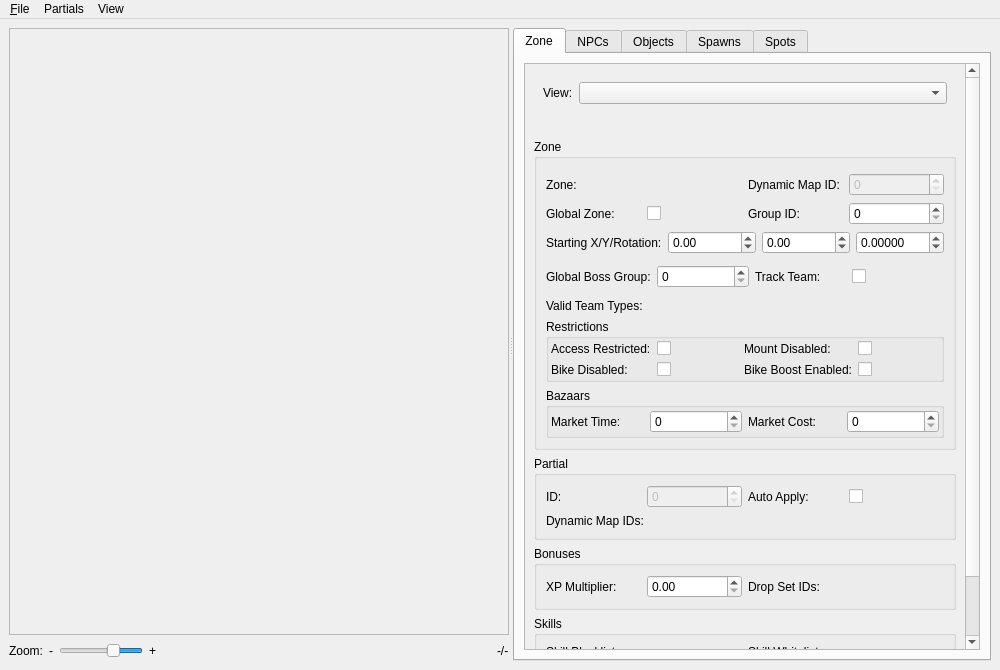
<?xml version="1.0" encoding="UTF-8"?>
<ui version="4.0">
 <class>ZoneWindow</class>
 <widget class="QMainWindow" name="ZoneWindow">
  <property name="geometry">
   <rect>
    <x>0</x>
    <y>0</y>
    <width>1000</width>
    <height>670</height>
   </rect>
  </property>
  <property name="windowTitle">
   <string>COMP_hack Cathedral of Content - Zone</string>
  </property>
  <widget class="QWidget" name="centralwidget">
   <property name="enabled">
    <bool>true</bool>
   </property>
   <layout class="QHBoxLayout" name="mainLayout">
    <item>
     <widget class="QSplitter" name="splitter">
      <property name="orientation">
       <enum>Qt::Horizontal</enum>
      </property>
      <widget class="QWidget" name="mapLayoutWidget" native="true">
       <property name="sizePolicy">
        <sizepolicy hsizetype="MinimumExpanding" vsizetype="Preferred">
         <horstretch>0</horstretch>
         <verstretch>0</verstretch>
        </sizepolicy>
       </property>
       <property name="minimumSize">
        <size>
         <width>500</width>
         <height>0</height>
        </size>
       </property>
       <layout class="QVBoxLayout" name="mapLayout">
        <property name="leftMargin">
         <number>0</number>
        </property>
        <property name="topMargin">
         <number>0</number>
        </property>
        <property name="rightMargin">
         <number>0</number>
        </property>
        <property name="bottomMargin">
         <number>0</number>
        </property>
        <item>
         <widget class="QScrollArea" name="mapScrollArea">
          <property name="enabled">
           <bool>true</bool>
          </property>
          <property name="widgetResizable">
           <bool>true</bool>
          </property>
          <widget class="QWidget" name="mapScrollAreaWidget">
           <property name="geometry">
            <rect>
             <x>0</x>
             <y>0</y>
             <width>498</width>
             <height>601</height>
            </rect>
           </property>
           <layout class="QVBoxLayout" name="mapScrollAreaWidgetLayout">
            <property name="leftMargin">
             <number>0</number>
            </property>
            <property name="topMargin">
             <number>0</number>
            </property>
            <property name="rightMargin">
             <number>0</number>
            </property>
            <property name="bottomMargin">
             <number>0</number>
            </property>
            <item>
             <widget class="QLabel" name="drawTarget">
              <property name="text">
               <string/>
              </property>
              <property name="margin">
               <number>5</number>
              </property>
             </widget>
            </item>
            <item>
             <spacer name="mapSpacer">
              <property name="orientation">
               <enum>Qt::Vertical</enum>
              </property>
              <property name="sizeHint" stdset="0">
               <size>
                <width>20</width>
                <height>40</height>
               </size>
              </property>
             </spacer>
            </item>
           </layout>
          </widget>
         </widget>
        </item>
        <item>
         <layout class="QHBoxLayout" name="layoutMapControls">
          <item>
           <widget class="QLabel" name="lblZoom">
            <property name="text">
             <string>Zoom:</string>
            </property>
           </widget>
          </item>
          <item>
           <widget class="QLabel" name="lblZoomDown">
            <property name="text">
             <string>-</string>
            </property>
           </widget>
          </item>
          <item>
           <widget class="QSlider" name="zoomSlider">
            <property name="sizePolicy">
             <sizepolicy hsizetype="Fixed" vsizetype="Fixed">
              <horstretch>0</horstretch>
              <verstretch>0</verstretch>
             </sizepolicy>
            </property>
            <property name="minimum">
             <number>5</number>
            </property>
            <property name="maximum">
             <number>300</number>
            </property>
            <property name="singleStep">
             <number>5</number>
            </property>
            <property name="pageStep">
             <number>25</number>
            </property>
            <property name="sliderPosition">
             <number>100</number>
            </property>
            <property name="orientation">
             <enum>Qt::Horizontal</enum>
            </property>
            <property name="invertedAppearance">
             <bool>true</bool>
            </property>
           </widget>
          </item>
          <item>
           <widget class="QLabel" name="lblZoomUp">
            <property name="text">
             <string>+</string>
            </property>
           </widget>
          </item>
          <item>
           <spacer name="spacerMapControls">
            <property name="orientation">
             <enum>Qt::Horizontal</enum>
            </property>
            <property name="sizeHint" stdset="0">
             <size>
              <width>40</width>
              <height>20</height>
             </size>
            </property>
           </spacer>
          </item>
          <item>
           <widget class="QLabel" name="lblCoordinates">
            <property name="text">
             <string>-/-</string>
            </property>
           </widget>
          </item>
         </layout>
        </item>
       </layout>
      </widget>
      <widget class="QTabWidget" name="tabs">
       <property name="enabled">
        <bool>true</bool>
       </property>
       <property name="sizePolicy">
        <sizepolicy hsizetype="MinimumExpanding" vsizetype="Expanding">
         <horstretch>0</horstretch>
         <verstretch>0</verstretch>
        </sizepolicy>
       </property>
       <property name="currentIndex">
        <number>0</number>
       </property>
       <widget class="QWidget" name="tabZone">
        <attribute name="title">
         <string>Zone</string>
        </attribute>
        <layout class="QVBoxLayout" name="tabZoneLayout">
         <item>
          <widget class="QScrollArea" name="scrollAreaZone">
           <property name="sizePolicy">
            <sizepolicy hsizetype="MinimumExpanding" vsizetype="MinimumExpanding">
             <horstretch>0</horstretch>
             <verstretch>0</verstretch>
            </sizepolicy>
           </property>
           <property name="widgetResizable">
            <bool>true</bool>
           </property>
           <widget class="QWidget" name="scrollAreaZoneLayout">
            <property name="geometry">
             <rect>
              <x>0</x>
              <y>0</y>
              <width>451</width>
              <height>585</height>
             </rect>
            </property>
            <layout class="QVBoxLayout" name="layoutMain">
             <item>
              <widget class="QWidget" name="zoneViewWidget" native="true">
               <layout class="QFormLayout" name="formZoneView">
                <property name="labelAlignment">
                 <set>Qt::AlignLeading|Qt::AlignLeft|Qt::AlignTop</set>
                </property>
                <item row="0" column="0">
                 <widget class="QLabel" name="lblZoneView">
                  <property name="text">
                   <string>View:</string>
                  </property>
                 </widget>
                </item>
                <item row="0" column="1">
                 <widget class="QComboBox" name="zoneView"/>
                </item>
                <item row="1" column="1">
                 <widget class="QLabel" name="lblZoneViewNotes">
                  <property name="text">
                   <string/>
                  </property>
                 </widget>
                </item>
               </layout>
              </widget>
             </item>
             <item>
              <widget class="QGroupBox" name="grpZone">
               <property name="title">
                <string>Zone</string>
               </property>
               <layout class="QVBoxLayout" name="grpZoneLayout">
                <item>
                 <layout class="QGridLayout" name="gridZoneMain">
                  <property name="topMargin">
                   <number>5</number>
                  </property>
                  <item row="1" column="2">
                   <widget class="QLabel" name="lblGroupID">
                    <property name="text">
                     <string>Group ID:</string>
                    </property>
                   </widget>
                  </item>
                  <item row="0" column="1">
                   <widget class="ObjectSelector" name="zoneID" native="true">
                    <property name="enabled">
                     <bool>false</bool>
                    </property>
                   </widget>
                  </item>
                  <item row="0" column="0">
                   <widget class="QLabel" name="lblID">
                    <property name="text">
                     <string>Zone:</string>
                    </property>
                   </widget>
                  </item>
                  <item row="1" column="0">
                   <widget class="QLabel" name="lblGlobal">
                    <property name="text">
                     <string>Global Zone:</string>
                    </property>
                   </widget>
                  </item>
                  <item row="0" column="3">
                   <widget class="QSpinBox" name="dynamicMapID">
                    <property name="enabled">
                     <bool>false</bool>
                    </property>
                    <property name="maximum">
                     <number>2147483647</number>
                    </property>
                   </widget>
                  </item>
                  <item row="0" column="2">
                   <widget class="QLabel" name="lblDynamicMapID">
                    <property name="text">
                     <string>Dynamic Map ID:</string>
                    </property>
                   </widget>
                  </item>
                  <item row="1" column="1">
                   <widget class="QCheckBox" name="globalZone">
                    <property name="text">
                     <string/>
                    </property>
                   </widget>
                  </item>
                  <item row="1" column="3">
                   <widget class="QSpinBox" name="groupID">
                    <property name="maximum">
                     <number>2147483647</number>
                    </property>
                   </widget>
                  </item>
                 </layout>
                </item>
                <item>
                 <widget class="QWidget" name="zoneHeaderWidget" native="true">
                  <layout class="QVBoxLayout" name="layoutZoneHeader">
                   <property name="leftMargin">
                    <number>0</number>
                   </property>
                   <property name="topMargin">
                    <number>0</number>
                   </property>
                   <property name="rightMargin">
                    <number>0</number>
                   </property>
                   <property name="bottomMargin">
                    <number>0</number>
                   </property>
                   <item>
                    <layout class="QHBoxLayout" name="layoutZoneStart">
                     <item>
                      <widget class="QLabel" name="lblStartingX">
                       <property name="text">
                        <string>Starting X/Y/Rotation:</string>
                       </property>
                      </widget>
                     </item>
                     <item>
                      <widget class="QDoubleSpinBox" name="zoneStartingX">
                       <property name="minimum">
                        <double>-99999999.000000000000000</double>
                       </property>
                       <property name="maximum">
                        <double>99999999.000000000000000</double>
                       </property>
                      </widget>
                     </item>
                     <item>
                      <widget class="QDoubleSpinBox" name="zoneStartingY">
                       <property name="minimum">
                        <double>-99999999.000000000000000</double>
                       </property>
                       <property name="maximum">
                        <double>99999999.000000000000000</double>
                       </property>
                      </widget>
                     </item>
                     <item>
                      <widget class="QDoubleSpinBox" name="zoneStartingRotation">
                       <property name="decimals">
                        <number>5</number>
                       </property>
                       <property name="minimum">
                        <double>-3.141590000000000</double>
                       </property>
                       <property name="maximum">
                        <double>3.141590000000000</double>
                       </property>
                      </widget>
                     </item>
                    </layout>
                   </item>
                   <item>
                    <layout class="QHBoxLayout" name="horizontalLayout">
                     <property name="topMargin">
                      <number>5</number>
                     </property>
                     <item>
                      <widget class="QLabel" name="lblGlobalBossGroup">
                       <property name="text">
                        <string>Global Boss Group:</string>
                       </property>
                      </widget>
                     </item>
                     <item>
                      <widget class="QSpinBox" name="globalBossGroup">
                       <property name="maximum">
                        <number>2147483647</number>
                       </property>
                      </widget>
                     </item>
                     <item>
                      <widget class="QLabel" name="lblTrackTeam">
                       <property name="text">
                        <string>Track Team:</string>
                       </property>
                      </widget>
                     </item>
                     <item>
                      <widget class="QCheckBox" name="trackTeam">
                       <property name="text">
                        <string/>
                       </property>
                      </widget>
                     </item>
                    </layout>
                   </item>
                   <item>
                    <layout class="QFormLayout" name="formZoneMisc">
                     <property name="topMargin">
                      <number>5</number>
                     </property>
                     <item row="0" column="0">
                      <widget class="QLabel" name="lblValidTeamTypes">
                       <property name="text">
                        <string>Valid Team Types:</string>
                       </property>
                      </widget>
                     </item>
                     <item row="0" column="1">
                      <widget class="DynamicList" name="validTeamTypes" native="true"/>
                     </item>
                    </layout>
                   </item>
                   <item>
                    <widget class="QGroupBox" name="grpRestrictions">
                     <property name="title">
                      <string>Restrictions</string>
                     </property>
                     <layout class="QGridLayout" name="grpRestrictionsLayout">
                      <property name="leftMargin">
                       <number>2</number>
                      </property>
                      <property name="topMargin">
                       <number>2</number>
                      </property>
                      <property name="rightMargin">
                       <number>2</number>
                      </property>
                      <property name="bottomMargin">
                       <number>2</number>
                      </property>
                      <item row="1" column="0">
                       <widget class="QLabel" name="lblBikeDisabled">
                        <property name="text">
                         <string>Bike Disabled:</string>
                        </property>
                       </widget>
                      </item>
                      <item row="0" column="0">
                       <widget class="QLabel" name="lblRestricted">
                        <property name="text">
                         <string>Access Restricted:</string>
                        </property>
                       </widget>
                      </item>
                      <item row="0" column="2">
                       <widget class="QLabel" name="lblMountDisabled">
                        <property name="text">
                         <string>Mount Disabled:</string>
                        </property>
                       </widget>
                      </item>
                      <item row="1" column="2">
                       <widget class="QLabel" name="lblBikeBoostDisabled">
                        <property name="text">
                         <string>Bike Boost Enabled:</string>
                        </property>
                       </widget>
                      </item>
                      <item row="1" column="1">
                       <widget class="QCheckBox" name="bikeDisabled">
                        <property name="text">
                         <string/>
                        </property>
                       </widget>
                      </item>
                      <item row="0" column="1">
                       <widget class="QCheckBox" name="zoneRestricted">
                        <property name="text">
                         <string/>
                        </property>
                       </widget>
                      </item>
                      <item row="0" column="3">
                       <widget class="QCheckBox" name="mountDisabled">
                        <property name="text">
                         <string/>
                        </property>
                       </widget>
                      </item>
                      <item row="1" column="3">
                       <widget class="QCheckBox" name="bikeBoostEnabled">
                        <property name="text">
                         <string/>
                        </property>
                       </widget>
                      </item>
                     </layout>
                    </widget>
                   </item>
                   <item>
                    <widget class="QGroupBox" name="grpBazaar">
                     <property name="title">
                      <string>Bazaars</string>
                     </property>
                     <layout class="QGridLayout" name="grpBazaarLayout">
                      <property name="leftMargin">
                       <number>2</number>
                      </property>
                      <property name="topMargin">
                       <number>2</number>
                      </property>
                      <property name="rightMargin">
                       <number>2</number>
                      </property>
                      <property name="bottomMargin">
                       <number>2</number>
                      </property>
                      <item row="0" column="2">
                       <widget class="QLabel" name="lblBazaarMarketCost">
                        <property name="text">
                         <string>Market Cost:</string>
                        </property>
                       </widget>
                      </item>
                      <item row="0" column="0">
                       <widget class="QLabel" name="lblBazaarMarketTime">
                        <property name="text">
                         <string>Market Time:</string>
                        </property>
                       </widget>
                      </item>
                      <item row="0" column="1">
                       <widget class="QSpinBox" name="bazaarMarketTime">
                        <property name="maximum">
                         <number>2147483647</number>
                        </property>
                       </widget>
                      </item>
                      <item row="0" column="3">
                       <widget class="QSpinBox" name="bazaarMarketCost">
                        <property name="maximum">
                         <number>2147483647</number>
                        </property>
                       </widget>
                      </item>
                     </layout>
                    </widget>
                   </item>
                  </layout>
                 </widget>
                </item>
               </layout>
              </widget>
             </item>
             <item>
              <widget class="QGroupBox" name="grpPartial">
               <property name="title">
                <string>Partial</string>
               </property>
               <layout class="QVBoxLayout" name="grpPartialLayout">
                <item>
                 <layout class="QGridLayout" name="gridPartialMain">
                  <item row="0" column="0">
                   <widget class="QLabel" name="lblPartialID">
                    <property name="text">
                     <string>ID:</string>
                    </property>
                   </widget>
                  </item>
                  <item row="0" column="1">
                   <widget class="QSpinBox" name="partialID">
                    <property name="enabled">
                     <bool>false</bool>
                    </property>
                    <property name="maximum">
                     <number>2147483647</number>
                    </property>
                   </widget>
                  </item>
                  <item row="0" column="2">
                   <widget class="QLabel" name="lblAutoApply">
                    <property name="text">
                     <string>Auto Apply:</string>
                    </property>
                   </widget>
                  </item>
                  <item row="0" column="3">
                   <widget class="QCheckBox" name="partialAutoApply">
                    <property name="text">
                     <string/>
                    </property>
                   </widget>
                  </item>
                 </layout>
                </item>
                <item>
                 <layout class="QFormLayout" name="formPartialDynamicMapIDs">
                  <item row="0" column="0">
                   <widget class="QLabel" name="lblPartialDynamicMapIDs">
                    <property name="text">
                     <string>Dynamic Map IDs:</string>
                    </property>
                   </widget>
                  </item>
                  <item row="0" column="1">
                   <widget class="DynamicList" name="partialDynamicMapIDs" native="true"/>
                  </item>
                 </layout>
                </item>
               </layout>
              </widget>
             </item>
             <item>
              <widget class="QGroupBox" name="grpBonuses">
               <property name="title">
                <string>Bonuses</string>
               </property>
               <layout class="QGridLayout" name="gridLayout_2">
                <item row="0" column="3">
                 <widget class="DynamicList" name="dropSetIDs" native="true"/>
                </item>
                <item row="0" column="0">
                 <widget class="QLabel" name="lblXPMultiplier">
                  <property name="text">
                   <string>XP Multiplier:</string>
                  </property>
                 </widget>
                </item>
                <item row="0" column="1">
                 <widget class="QDoubleSpinBox" name="xpMultiplier">
                  <property name="maximum">
                   <double>10000.000000000000000</double>
                  </property>
                 </widget>
                </item>
                <item row="0" column="2">
                 <widget class="QLabel" name="lblDropSetIDs">
                  <property name="text">
                   <string>Drop Set IDs:</string>
                  </property>
                 </widget>
                </item>
               </layout>
              </widget>
             </item>
             <item>
              <widget class="QGroupBox" name="grpSkills">
               <property name="title">
                <string>Skills</string>
               </property>
               <layout class="QGridLayout" name="grpSkillsLayout">
                <item row="0" column="2">
                 <widget class="QLabel" name="lblSkillWhitelist">
                  <property name="text">
                   <string>Skill Whitelist:</string>
                  </property>
                 </widget>
                </item>
                <item row="0" column="0">
                 <widget class="QLabel" name="lblSkillBlacklist">
                  <property name="text">
                   <string>Skill Blacklist:</string>
                  </property>
                 </widget>
                </item>
                <item row="0" column="1">
                 <widget class="DynamicList" name="skillBlacklist" native="true"/>
                </item>
                <item row="0" column="3">
                 <widget class="DynamicList" name="skillWhitelist" native="true"/>
                </item>
               </layout>
              </widget>
             </item>
             <item>
              <widget class="QGroupBox" name="grpTriggers">
               <property name="title">
                <string>Triggers</string>
               </property>
               <layout class="QVBoxLayout" name="verticalLayout">
                <property name="leftMargin">
                 <number>2</number>
                </property>
                <property name="topMargin">
                 <number>2</number>
                </property>
                <property name="rightMargin">
                 <number>2</number>
                </property>
                <property name="bottomMargin">
                 <number>2</number>
                </property>
                <item>
                 <widget class="DynamicList" name="triggers" native="true"/>
                </item>
               </layout>
              </widget>
             </item>
            </layout>
           </widget>
          </widget>
         </item>
        </layout>
       </widget>
       <widget class="QWidget" name="tabNPC">
        <attribute name="title">
         <string>NPCs</string>
        </attribute>
        <layout class="QVBoxLayout" name="tabNPCLayout">
         <item>
          <widget class="NPCList" name="npcs" native="true">
           <property name="sizePolicy">
            <sizepolicy hsizetype="Preferred" vsizetype="MinimumExpanding">
             <horstretch>0</horstretch>
             <verstretch>0</verstretch>
            </sizepolicy>
           </property>
          </widget>
         </item>
         <item>
          <layout class="QHBoxLayout" name="layoutNPCControls">
           <item>
            <widget class="QPushButton" name="addNPC">
             <property name="text">
              <string>Add NPC</string>
             </property>
            </widget>
           </item>
           <item>
            <widget class="QPushButton" name="removeNPC">
             <property name="text">
              <string>Remove NPC</string>
             </property>
            </widget>
           </item>
           <item>
            <spacer name="spacerNPCControls">
             <property name="orientation">
              <enum>Qt::Horizontal</enum>
             </property>
             <property name="sizeHint" stdset="0">
              <size>
               <width>40</width>
               <height>20</height>
              </size>
             </property>
            </spacer>
           </item>
          </layout>
         </item>
        </layout>
       </widget>
       <widget class="QWidget" name="tabObject">
        <attribute name="title">
         <string>Objects</string>
        </attribute>
        <layout class="QVBoxLayout" name="tabObjectLayout">
         <item>
          <widget class="NPCList" name="objects" native="true">
           <property name="sizePolicy">
            <sizepolicy hsizetype="Preferred" vsizetype="MinimumExpanding">
             <horstretch>0</horstretch>
             <verstretch>0</verstretch>
            </sizepolicy>
           </property>
          </widget>
         </item>
         <item>
          <layout class="QHBoxLayout" name="layoutObjectControls">
           <item>
            <widget class="QPushButton" name="addObject">
             <property name="text">
              <string>Add Object</string>
             </property>
            </widget>
           </item>
           <item>
            <widget class="QPushButton" name="removeObject">
             <property name="text">
              <string>Remove Object</string>
             </property>
            </widget>
           </item>
           <item>
            <spacer name="spacerObjectControls">
             <property name="orientation">
              <enum>Qt::Horizontal</enum>
             </property>
             <property name="sizeHint" stdset="0">
              <size>
               <width>40</width>
               <height>20</height>
              </size>
             </property>
            </spacer>
           </item>
          </layout>
         </item>
        </layout>
       </widget>
       <widget class="QWidget" name="tabSpawns">
        <attribute name="title">
         <string>Spawns</string>
        </attribute>
        <layout class="QVBoxLayout" name="tabSpawnsLayout">
         <item>
          <widget class="QTabWidget" name="tabSpawnTypes">
           <property name="tabPosition">
            <enum>QTabWidget::South</enum>
           </property>
           <property name="currentIndex">
            <number>0</number>
           </property>
           <widget class="QWidget" name="tabSpawn">
            <attribute name="title">
             <string>Spawn</string>
            </attribute>
            <layout class="QHBoxLayout" name="tabSpawnLayout">
             <item>
              <widget class="SpawnList" name="spawns" native="true"/>
             </item>
            </layout>
           </widget>
           <widget class="QWidget" name="tabSpawnGroup">
            <attribute name="title">
             <string>Spawn Group</string>
            </attribute>
            <layout class="QHBoxLayout" name="tabSpawnGroupLayout">
             <item>
              <widget class="SpawnGroupList" name="spawnGroups" native="true"/>
             </item>
            </layout>
           </widget>
           <widget class="QWidget" name="tabSpawnLocationGroup">
            <attribute name="title">
             <string>Spawn Location Group</string>
            </attribute>
            <layout class="QHBoxLayout" name="tabSpawnLocationGroupLayout">
             <item>
              <widget class="SpawnLocationGroupList" name="spawnLocationGroups" native="true"/>
             </item>
            </layout>
           </widget>
          </widget>
         </item>
         <item>
          <layout class="QHBoxLayout" name="layoutSpawnControls">
           <item>
            <widget class="QPushButton" name="addSpawn">
             <property name="text">
              <string>Add Spawn</string>
             </property>
            </widget>
           </item>
           <item>
            <widget class="QPushButton" name="removeSpawn">
             <property name="text">
              <string>Remove Spawn</string>
             </property>
            </widget>
           </item>
           <item>
            <spacer name="spacerSpawnControls">
             <property name="orientation">
              <enum>Qt::Horizontal</enum>
             </property>
             <property name="sizeHint" stdset="0">
              <size>
               <width>40</width>
               <height>20</height>
              </size>
             </property>
            </spacer>
           </item>
          </layout>
         </item>
        </layout>
       </widget>
       <widget class="QWidget" name="tabSpots">
        <attribute name="title">
         <string>Spots</string>
        </attribute>
        <layout class="QVBoxLayout" name="tabSpotLayout">
         <item>
          <widget class="SpotList" name="spots" native="true"/>
         </item>
        </layout>
       </widget>
      </widget>
     </widget>
    </item>
   </layout>
  </widget>
  <widget class="QMenuBar" name="menubar">
   <property name="geometry">
    <rect>
     <x>0</x>
     <y>0</y>
     <width>1000</width>
     <height>21</height>
    </rect>
   </property>
   <widget class="QMenu" name="menuFile">
    <property name="title">
     <string>&amp;File</string>
    </property>
    <addaction name="actionLoad"/>
    <addaction name="actionSave"/>
    <addaction name="actionSaveAll"/>
   </widget>
   <widget class="QMenu" name="menuView">
    <property name="title">
     <string>View</string>
    </property>
    <widget class="QMenu" name="menuShowSpots">
     <property name="title">
      <string>Show Spots</string>
     </property>
    </widget>
    <addaction name="actionRefresh"/>
    <addaction name="separator"/>
    <addaction name="actionShowNPCs"/>
    <addaction name="actionShowObjects"/>
    <addaction name="menuShowSpots"/>
   </widget>
   <widget class="QMenu" name="menuPartials">
    <property name="title">
     <string>Partials</string>
    </property>
    <addaction name="actionPartialsLoadFile"/>
    <addaction name="actionPartialsLoadDirectory"/>
    <addaction name="actionPartialsApply"/>
   </widget>
   <addaction name="menuFile"/>
   <addaction name="menuPartials"/>
   <addaction name="menuView"/>
  </widget>
  <action name="action_Open">
   <property name="text">
    <string>&amp;Open</string>
   </property>
   <property name="toolTip">
    <string>Open a zone for viewing.</string>
   </property>
  </action>
  <action name="action_Quit">
   <property name="text">
    <string>&amp;Quit</string>
   </property>
   <property name="iconText">
    <string>Quit</string>
   </property>
   <property name="toolTip">
    <string>Close the application.</string>
   </property>
  </action>
  <action name="actionRefresh">
   <property name="text">
    <string>Refresh</string>
   </property>
  </action>
  <action name="actionSave">
   <property name="text">
    <string>Save</string>
   </property>
  </action>
  <action name="actionPartialsLoadFile">
   <property name="text">
    <string>Load File</string>
   </property>
  </action>
  <action name="actionPartialsLoadDirectory">
   <property name="text">
    <string>Load Directory</string>
   </property>
  </action>
  <action name="actionPartialsApply">
   <property name="text">
    <string>Apply To Zone</string>
   </property>
  </action>
  <action name="actionLoad">
   <property name="text">
    <string>Load</string>
   </property>
  </action>
  <action name="actionSaveAll">
   <property name="text">
    <string>Save All</string>
   </property>
  </action>
  <action name="actionShowNPCs">
   <property name="checkable">
    <bool>true</bool>
   </property>
   <property name="checked">
    <bool>true</bool>
   </property>
   <property name="text">
    <string>Show NPCs</string>
   </property>
  </action>
  <action name="actionShowObjects">
   <property name="checkable">
    <bool>true</bool>
   </property>
   <property name="checked">
    <bool>true</bool>
   </property>
   <property name="text">
    <string>Show Objects</string>
   </property>
  </action>
  <action name="actionX">
   <property name="text">
    <string>x</string>
   </property>
  </action>
 </widget>
 <customwidgets>
  <customwidget>
   <class>NPCList</class>
   <extends>QWidget</extends>
   <header>NPCList.h</header>
   <container>1</container>
  </customwidget>
  <customwidget>
   <class>SpotList</class>
   <extends>QWidget</extends>
   <header>SpotList.h</header>
   <container>1</container>
  </customwidget>
  <customwidget>
   <class>DynamicList</class>
   <extends>QWidget</extends>
   <header>DynamicList.h</header>
   <container>1</container>
  </customwidget>
  <customwidget>
   <class>ObjectSelector</class>
   <extends>QWidget</extends>
   <header>ObjectSelector.h</header>
   <container>1</container>
  </customwidget>
  <customwidget>
   <class>SpawnList</class>
   <extends>QWidget</extends>
   <header>SpawnList.h</header>
   <container>1</container>
  </customwidget>
  <customwidget>
   <class>SpawnGroupList</class>
   <extends>QWidget</extends>
   <header>SpawnGroupList.h</header>
   <container>1</container>
  </customwidget>
  <customwidget>
   <class>SpawnLocationGroupList</class>
   <extends>QWidget</extends>
   <header>SpawnLocationGroupList.h</header>
   <container>1</container>
  </customwidget>
 </customwidgets>
 <resources/>
 <connections/>
</ui>
